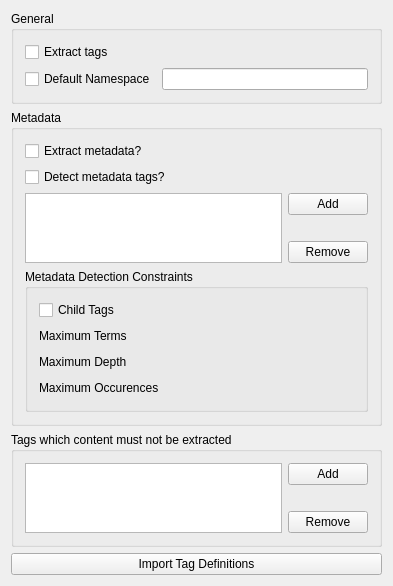
<?xml version="1.0" encoding="UTF-8"?>
<ui version="4.0">
 <class>Config</class>
 <widget class="QWidget" name="Config">
  <property name="geometry">
   <rect>
    <x>0</x>
    <y>0</y>
    <width>393</width>
    <height>560</height>
   </rect>
  </property>
  <property name="windowTitle">
   <string>Configure XML Filter</string>
  </property>
  <property name="toolTip">
   <string/>
  </property>
  <property name="whatsThis">
   <string/>
  </property>
  <property name="sizeGripEnabled" stdset="0">
   <bool>true</bool>
  </property>
  <layout class="QVBoxLayout" name="verticalLayout_2">
   <item>
    <widget class="QGroupBox" name="groupBox7">
     <property name="title">
      <string>General</string>
     </property>
     <layout class="QVBoxLayout">
      <item>
       <widget class="QCheckBox" name="ExtractSemantic">
        <property name="toolTip">
         <string>Index the tags and the attributes.</string>
        </property>
        <property name="text">
         <string>Extract tags</string>
        </property>
       </widget>
      </item>
      <item>
       <layout class="QHBoxLayout">
        <item>
         <widget class="QCheckBox" name="UseDefaultNamespace">
          <property name="toolTip">
           <string>Specify if a default namespace must be used.</string>
          </property>
          <property name="whatsThis">
           <string>When the structural tokens are extracted, they are indexed with their namespace. If no namespace is defined, the URL of the file is supposed to be a local namespace. The user may specify a particular namespace to be used as default.</string>
          </property>
          <property name="text">
           <string>Default Namespace</string>
          </property>
         </widget>
        </item>
        <item>
         <widget class="QLineEdit" name="DefaultNamespace"/>
        </item>
       </layout>
      </item>
     </layout>
    </widget>
   </item>
   <item>
    <widget class="QGroupBox" name="groupBox_2">
     <property name="title">
      <string>Metadata</string>
     </property>
     <layout class="QVBoxLayout" name="verticalLayout_3">
      <item>
       <widget class="QCheckBox" name="ExtractMetadata">
        <property name="toolTip">
         <string>Index the metatags.</string>
        </property>
        <property name="text">
         <string>Extract metadata?</string>
        </property>
       </widget>
      </item>
      <item>
       <widget class="QCheckBox" name="DetectMetadataTag">
        <property name="toolTip">
         <string>Should the metatags be detected, or only those explicitly specified are used.</string>
        </property>
        <property name="text">
         <string>Detect metadata tags?</string>
        </property>
       </widget>
      </item>
      <item>
       <layout class="QHBoxLayout" name="horizontalLayout_2">
        <item>
         <widget class="KListWidget" name="MetadataTags">
          <property name="toolTip">
           <string>List of tags to be considered as metadata tags.</string>
          </property>
         </widget>
        </item>
        <item>
         <layout class="QVBoxLayout" name="verticalLayout_4">
          <item>
           <widget class="QPushButton" name="AddMetadataTag">
            <property name="text">
             <string>Add</string>
            </property>
           </widget>
          </item>
          <item>
           <spacer name="verticalSpacer">
            <property name="orientation">
             <enum>Qt::Vertical</enum>
            </property>
            <property name="sizeHint" stdset="0">
             <size>
              <width>20</width>
              <height>28</height>
             </size>
            </property>
           </spacer>
          </item>
          <item>
           <widget class="QPushButton" name="RemoveMetadataTag">
            <property name="text">
             <string>Remove</string>
            </property>
           </widget>
          </item>
         </layout>
        </item>
       </layout>
      </item>
      <item>
       <widget class="QGroupBox" name="MetadataDetection">
        <property name="title">
         <string>Metadata Detection Constraints</string>
        </property>
        <layout class="QVBoxLayout" name="verticalLayout">
         <item>
          <widget class="QCheckBox" name="MetadataChildTags">
           <property name="toolTip">
            <string>Can a detected metadata tag have child tags?</string>
           </property>
           <property name="text">
            <string>Child Tags</string>
           </property>
          </widget>
         </item>
         <item>
          <layout class="QHBoxLayout" name="_2">
           <item>
            <widget class="QLabel" name="textLabel1_3">
             <property name="text">
              <string>Maximum Terms</string>
             </property>
             <property name="wordWrap">
              <bool>false</bool>
             </property>
            </widget>
           </item>
           <item>
            <widget class="KIntNumInput" name="MetadataMaxTerms">
             <property name="toolTip">
              <string>Maximum number of words content in a tag to be detected as a metadata tags.</string>
             </property>
             <property name="minValue" stdset="0">
              <number>0</number>
             </property>
             <property name="maxValue" stdset="0">
              <number>50</number>
             </property>
            </widget>
           </item>
           <item>
            <spacer name="spacer12">
             <property name="orientation">
              <enum>Qt::Horizontal</enum>
             </property>
             <property name="sizeType">
              <enum>QSizePolicy::Expanding</enum>
             </property>
             <property name="sizeHint" stdset="0">
              <size>
               <width>0</width>
               <height>20</height>
              </size>
             </property>
            </spacer>
           </item>
          </layout>
         </item>
         <item>
          <layout class="QHBoxLayout" name="_3">
           <item>
            <widget class="QLabel" name="textLabel2_3">
             <property name="text">
              <string>Maximum Depth</string>
             </property>
             <property name="wordWrap">
              <bool>false</bool>
             </property>
            </widget>
           </item>
           <item>
            <widget class="KIntNumInput" name="MetadataMaxDepth">
             <property name="toolTip">
              <string>Maximum depth of a tag to be detected as metadata.</string>
             </property>
             <property name="minValue" stdset="0">
              <number>0</number>
             </property>
             <property name="maxValue" stdset="0">
              <number>30</number>
             </property>
            </widget>
           </item>
           <item>
            <spacer name="spacer13">
             <property name="orientation">
              <enum>Qt::Horizontal</enum>
             </property>
             <property name="sizeType">
              <enum>QSizePolicy::Expanding</enum>
             </property>
             <property name="sizeHint" stdset="0">
              <size>
               <width>0</width>
               <height>20</height>
              </size>
             </property>
            </spacer>
           </item>
          </layout>
         </item>
         <item>
          <layout class="QHBoxLayout" name="_4">
           <item>
            <widget class="QLabel" name="textLabel1_5">
             <property name="text">
              <string>Maximum Occurences</string>
             </property>
             <property name="wordWrap">
              <bool>false</bool>
             </property>
            </widget>
           </item>
           <item>
            <widget class="KIntNumInput" name="MetadataMaxOccurs">
             <property name="toolTip">
              <string>Maximum number of occurrences of tag to be detected as a metadata tag.</string>
             </property>
            </widget>
           </item>
           <item>
            <spacer name="spacer15">
             <property name="orientation">
              <enum>Qt::Horizontal</enum>
             </property>
             <property name="sizeType">
              <enum>QSizePolicy::Expanding</enum>
             </property>
             <property name="sizeHint" stdset="0">
              <size>
               <width>0</width>
               <height>20</height>
              </size>
             </property>
            </spacer>
           </item>
          </layout>
         </item>
        </layout>
       </widget>
      </item>
     </layout>
    </widget>
   </item>
   <item>
    <widget class="QGroupBox" name="groupBox_3">
     <property name="title">
      <string>Tags which content must not be extracted</string>
     </property>
     <layout class="QVBoxLayout" name="verticalLayout_6">
      <item>
       <layout class="QHBoxLayout" name="horizontalLayout_3">
        <item>
         <widget class="KListWidget" name="ExcludeTags">
          <property name="toolTip">
           <string>List of tags to be considered as metadata tags.</string>
          </property>
         </widget>
        </item>
        <item>
         <layout class="QVBoxLayout" name="verticalLayout_5">
          <item>
           <widget class="QPushButton" name="AddExcludeTag">
            <property name="text">
             <string>Add</string>
            </property>
           </widget>
          </item>
          <item>
           <spacer name="verticalSpacer_3">
            <property name="orientation">
             <enum>Qt::Vertical</enum>
            </property>
            <property name="sizeHint" stdset="0">
             <size>
              <width>20</width>
              <height>28</height>
             </size>
            </property>
           </spacer>
          </item>
          <item>
           <widget class="QPushButton" name="RemoveExcludeTag">
            <property name="text">
             <string>Remove</string>
            </property>
           </widget>
          </item>
         </layout>
        </item>
       </layout>
      </item>
     </layout>
    </widget>
   </item>
   <item>
    <widget class="QPushButton" name="ImportTags">
     <property name="toolTip">
      <string>Import a XML file containing definitions of tags</string>
     </property>
     <property name="whatsThis">
      <string>Import a XML file which contain definition of tags. In practice, the file must be formed as:
&lt;?xml version=&quot;1.0&quot; encoding=&quot;utf8&quot;?&gt;
&lt;tags&gt;
&lt;exclude&gt;http://mytags.org:support&lt;/exclude&gt;
&lt;metadata&gt;http://purl.org/dc/elements/1.1:title&lt;/metadata&gt;
&lt;metadata&gt;http://purl.org/dc/elements/1.1:author&lt;/metadata&gt;
&lt;/tags&gt;</string>
     </property>
     <property name="text">
      <string>Import Tag Definitions</string>
     </property>
    </widget>
   </item>
  </layout>
 </widget>
 <layoutdefault spacing="6" margin="11"/>
 <pixmapfunction>qPixmapFromMimeSource</pixmapfunction>
 <customwidgets>
  <customwidget>
   <class>KListWidget</class>
   <extends>QListWidget</extends>
   <header>klistwidget.h</header>
  </customwidget>
  <customwidget>
   <class>KIntNumInput</class>
   <extends>QWidget</extends>
   <header>knuminput.h</header>
  </customwidget>
 </customwidgets>
 <includes>
  <include location="local">knuminput.h</include>
  <include location="local">knuminput.h</include>
  <include location="local">knuminput.h</include>
  <include location="local">knuminput.h</include>
  <include location="local">knuminput.h</include>
  <include location="local">knuminput.h</include>
  <include location="local">knuminput.h</include>
  <include location="local">knuminput.h</include>
  <include location="local">knuminput.h</include>
  <include location="local">knuminput.h</include>
  <include location="local">knuminput.h</include>
  <include location="local">knuminput.h</include>
  <include location="local">knuminput.h</include>
  <include location="local">knuminput.h</include>
  <include location="local">knuminput.h</include>
  <include location="local">knuminput.h</include>
  <include location="local">knuminput.h</include>
  <include location="local">knuminput.h</include>
  <include location="local">knuminput.h</include>
  <include location="local">knuminput.h</include>
 </includes>
 <resources/>
 <connections>
  <connection>
   <sender>UseDefaultNamespace</sender>
   <signal>toggled(bool)</signal>
   <receiver>DefaultNamespace</receiver>
   <slot>setEnabled(bool)</slot>
   <hints>
    <hint type="sourcelabel">
     <x>56</x>
     <y>76</y>
    </hint>
    <hint type="destinationlabel">
     <x>194</x>
     <y>76</y>
    </hint>
   </hints>
  </connection>
  <connection>
   <sender>DetectMetadataTag</sender>
   <signal>toggled(bool)</signal>
   <receiver>MetadataDetection</receiver>
   <slot>setEnabled(bool)</slot>
   <hints>
    <hint type="sourcelabel">
     <x>109</x>
     <y>158</y>
    </hint>
    <hint type="destinationlabel">
     <x>172</x>
     <y>264</y>
    </hint>
   </hints>
  </connection>
 </connections>
 <slots>
  <slot>toggleStruct(bool)</slot>
  <slot>toggleFullIndex(bool)</slot>
 </slots>
</ui>
